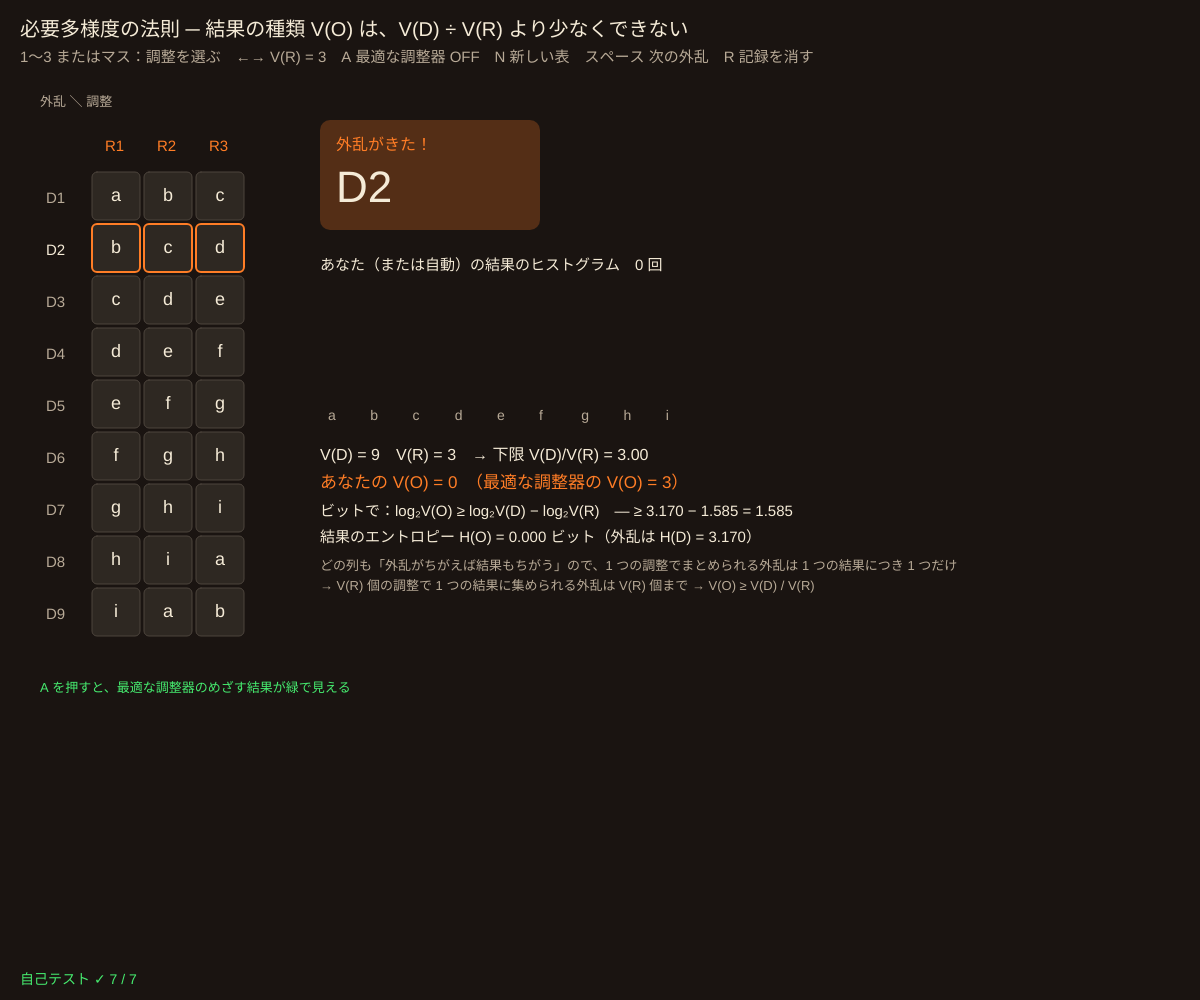
Frame 1 (no input)
Frame 60 (no input): identical to frame 1, image omitted
Frame 120 (the mouse pressed at the canvas centre since frame 60): identical to frame 1, image omitted

The p5.js sketch that drew this single still picture (run headless with seeded random() and noise() and a simulated clock; from frame 60 on, the mouse is pressed at the canvas centre):

// p5.js sketch
// ── sketch.js
// ============================================
// 05 必要多様度の法則（アシュビー 1956）
// 外乱 D がやってくる → あなたが調整 R を選ぶ → 表から結果 O が決まる。結果の種類をできるだけ少なく（一定に）保とう
// でも結果の種類 V(O) は V(D) ÷ V(R) より少なくできない。「多様性をおさえられるのは多様性だけ」
// 1〜9 またはマスをクリック = 調整を選ぶ / ←→ = 調整の種類 V(R) / A = 最適な調整器が自動で / N = 新しい表 / スペース = 次の外乱 / R = 記録を消す
// ============================================

const ND = 9;                         // 外乱の種類 V(D)
const VR_LIST = [1, 2, 3, 9];         // ★ 選べる調整の種類 V(R)
const LETTERS = 'abcdefghi';
let vrI = 2, table, labels, curD = 0, tally, rounds = 0, autoPlay = false, autoT = 0, best, lastO = -1, rng, tableSeed = 0;

function setup() {
  createCanvas(windowWidth, windowHeight);
  colorMode(HSB, 360, 100, 100, 100);
  selfTest();
  rng = makeRng(51);
  newTable(0);
}
// 表 T[d][r] = 結果。どの列（1 つの調整）も、外乱がちがえば結果もちがう（列は 0〜8 の並べかえ）
function makeTable(sd) {
  let t = [], shifts = [0, 1, 2, 5, 7, 3, 8, 4, 6];
  if (sd === 0) { for (let d = 0; d < ND; d++) t.push(shifts.map((k) => (d + k) % ND)); return t; }
  let r = makeRng(sd), cols = [];
  for (let c = 0; c < 9; c++) { let p = [...Array(ND).keys()]; for (let i = ND - 1; i > 0; i--) { let j = Math.floor(r() * (i + 1)); [p[i], p[j]] = [p[j], p[i]]; } cols.push(p); }
  for (let d = 0; d < ND; d++) t.push(cols.map((p) => p[d]));
  return t;
}
function newTable(sd) {
  tableSeed = sd; table = makeTable(sd); labels = LETTERS.split('');
  resetTally();
}
function resetTally() { tally = new Array(ND).fill(0); rounds = 0; lastO = -1; best = bestRegulator(table, VR_LIST[vrI]); curD = Math.floor(rng() * ND); }

// ---- 最適な調整器：結果の集合 O' を小さい順にさがし、「どの外乱にも O' に入る調整がある」最小の O' を見つける
function bestRegulator(T, vr) {
  for (let size = 1; size <= ND; size++) {
    for (let m = 1; m < 1 << ND; m++) {
      if (popcount(m) !== size) continue;
      let map = [];
      for (let d = 0; d < ND; d++) { let r = -1; for (let c = 0; c < vr; c++) if (m & (1 << T[d][c])) { r = c; break; } if (r < 0) { map = null; break; } map.push(r); }
      if (map) return { V: size, set: m, map };
    }
  }
  return null;
}
function popcount(m) { let n = 0; while (m) { n += m & 1; m >>= 1; } return n; }
// 多様度とエントロピー（ビット）
function varietyOf(counts) { return counts.filter((c) => c > 0).length; }
function entropyBits(counts) { let n = counts.reduce((a, b) => a + b, 0), h = 0; for (let c of counts) if (c > 0) h -= (c / n) * Math.log2(c / n); return n ? h : 0; }

function choose(r) {
  if (r < 0 || r >= VR_LIST[vrI]) return;
  lastO = table[curD][r]; tally[lastO]++; rounds++;
  curD = Math.floor(rng() * ND);
}

function draw() {
  background(24, 35, 10);
  let vr = VR_LIST[vrI];
  if (autoPlay) { autoT += deltaTime / 1000; if (autoT > 0.25) { autoT = 0; choose(best.map[curD]); } }

  say('必要多様度の法則 ─ 結果の種類 V(O) は、V(D) ÷ V(R) より少なくできない', 20, 36, 20);
  say('1〜' + vr + ' またはマス：調整を選ぶ　←→ V(R) = ' + vr + '　A 最適な調整器 ' + (autoPlay ? 'ON' : 'OFF') + '　N 新しい表　スペース 次の外乱　R 記録を消す', 20, 62, 15, C_SUB);

  // ---- 結果の表
  let tx = 40, ty = 120, cs = Math.min(54, (height - 220) / 10, (width * 0.5 - 80) / 10);
  say('外乱 ＼ 調整', tx, ty - 14, 13, C_SUB);
  for (let c = 0; c < vr; c++) say('R' + (c + 1), tx + (c + 1) * cs + cs * 0.25, ty + cs * 0.6, 15, C_TUBE);
  for (let d = 0; d < ND; d++) {
    let y = ty + (d + 1) * cs, isCur = d === curD;
    say('D' + (d + 1), tx + 6, y + cs * 0.6, 15, isCur ? C_TXT : C_SUB);
    for (let c = 0; c < vr; c++) {
      let o = table[d][c], inBest = autoPlay && best && best.set & (1 << o), pick = best && best.map[d] === c;
      stroke(isCur ? col(C_TUBE) : color(30, 20, 30)); strokeWeight(isCur ? 2 : 1);
      fill(inBest ? color(135, 50, 30) : color(28, 25, 18)); rect(tx + (c + 1) * cs, y, cs - 4, cs - 4, 5);
      noStroke(); fill(col(pick && autoPlay ? C_TUBE : C_TXT)); textSize(18); textAlign(CENTER, CENTER); text(labels[o], tx + (c + 1.5) * cs - 2, y + cs / 2 - 2); textAlign(LEFT, BASELINE);
    }
  }
  say(autoPlay ? '緑のマス = 最適な調整器がめざす結果（' + best.V + ' 種類）' : 'A を押すと、最適な調整器のめざす結果が緑で見える', tx, ty + 11 * cs, 13, C_SCOPE);
  // 今の外乱
  let cx = tx + Math.max(vr + 2, 5) * cs + 20, cy = ty;
  noStroke(); fill(col(C_TUBE, 25)); rect(cx, cy, 220, 110, 10);
  say('外乱がきた！', cx + 16, cy + 30, 16, C_TUBE);
  say('D' + (curD + 1), cx + 16, cy + 82, 44);
  if (lastO >= 0) say('前の結果：' + labels[lastO], cx + 110, cy + 82, 18, C_SCOPE);

  // ---- 記録と法則
  let hx = cx, hy = cy + 150, bw = Math.min(380, width - hx - 30);
  say('あなた（または自動）の結果のヒストグラム　' + rounds + ' 回', hx, hy, 15);
  let mx = Math.max(1, ...tally);
  for (let o = 0; o < ND; o++) { noStroke(); fill(col(C_SCOPE, 70)); rect(hx + o * (bw / ND), hy + 130 - (110 * tally[o]) / mx, bw / ND - 4, (110 * tally[o]) / mx); say(labels[o], hx + o * (bw / ND) + 8, hy + 150, 14, C_SUB); }
  let vo = varietyOf(tally), ho = entropyBits(tally), ly = hy + 190;
  say('V(D) = ' + ND + '　V(R) = ' + vr + '　→ 下限 V(D)/V(R) = ' + (ND / vr).toFixed(2), hx, ly, 16);
  say('あなたの V(O) = ' + vo + '　（最適な調整器の V(O) = ' + best.V + '）', hx, ly + 28, 17, vo <= best.V && rounds > 0 ? C_SCOPE : C_TUBE);
  say('ビットで：log₂V(O) ≥ log₂V(D) − log₂V(R)　' + (vo ? Math.log2(vo).toFixed(3) : '—') + ' ≥ ' + Math.log2(ND).toFixed(3) + ' − ' + Math.log2(vr).toFixed(3) + ' = ' + (Math.log2(ND) - Math.log2(vr)).toFixed(3), hx, ly + 56, 15);
  say('結果のエントロピー H(O) = ' + ho.toFixed(3) + ' ビット（外乱は H(D) = ' + Math.log2(ND).toFixed(3) + '）', hx, ly + 82, 15);
  say('どの列も「外乱がちがえば結果もちがう」ので、1 つの調整でまとめられる外乱は 1 つの結果につき 1 つだけ', hx, ly + 110, 13, C_SUB);
  say('→ V(R) 個の調整で 1 つの結果に集められる外乱は V(R) 個まで → V(O) ≥ V(D) / V(R)', hx, ly + 130, 13, C_SUB);
  drawSelfTest();
}

function mousePressed() {
  let tx = 40, ty = 120, cs = Math.min(54, (height - 220) / 10, (width * 0.5 - 80) / 10);
  let c = Math.floor((mouseX - tx) / cs) - 1, d = Math.floor((mouseY - ty) / cs) - 1;
  if (d === curD) choose(c);
}
function keyPressed() {
  let n = parseInt(key);
  if (n >= 1 && n <= 9) choose(n - 1);
  if (key === RIGHT_ARROW) { vrI = (vrI + 1) % VR_LIST.length; resetTally(); }
  if (key === LEFT_ARROW) { vrI = (vrI + VR_LIST.length - 1) % VR_LIST.length; resetTally(); }
  if (key === 'a' || key === 'A') autoPlay = !autoPlay;
  if (key === 'n' || key === 'N') newTable(tableSeed + 1);
  if (key === ' ') curD = Math.floor(rng() * ND);
  if (key === 'r' || key === 'R') resetTally();
}

// ---- 自己テスト
function isPermCols(T, vr) { for (let c = 0; c < vr; c++) { let seen = new Set(T.map((r) => r[c])); if (seen.size !== ND) return false; } return true; }
function selfTest() {
  selfTestResults = [];
  let T = makeTable(0), ok = true;
  for (let s = 1; s <= 30; s++) if (!isPermCols(makeTable(s), 9)) ok = false;
  check('前提：どの表のどの列も 0〜8 の並べかえ（同じ調整で 2 つの外乱が同じ結果にならない）', ok && isPermCols(T, 9));
  let res = VR_LIST.map((vr) => bestRegulator(T, vr).V);
  check('この表の最小の V(O)：V(R) = 1, 2, 3, 9 で ' + res.join(', ') + '（下限 ⌈9/V(R)⌉ = 9, 5, 3, 1 と一致）', res.join() === '9,5,3,1');
  let law = true;
  for (let s = 1; s <= 30; s++) for (let vr of VR_LIST) if (bestRegulator(makeTable(s), vr).V < Math.ceil(ND / vr)) law = false;
  check('ランダムな表 30 個 × V(R) 4 通り：最適でも V(O) ≥ V(D)/V(R)（法則が破れない）', law);
  let b = bestRegulator(T, 3), cnt = new Array(ND).fill(0);
  for (let d = 0; d < ND; d++) cnt[T[d][b.map[d]]]++;
  check('最適な調整器の地図で 9 つの外乱を 1 回ずつ → 結果は ' + varietyOf(cnt) + ' 種類 = 探した最小', varietyOf(cnt) === b.V);
  check('H(O) = ' + entropyBits(cnt).toFixed(4) + ' = H(D) − log₂V(R) = log₂9 − log₂3（等号）', near(entropyBits(cnt), Math.log2(9) - Math.log2(3), 1e-12));
  let flat = []; for (let d = 0; d < ND; d++) flat.push([0, 0, 0]);
  check('前提をくずす（全部の結果が a）と V(O) = 1 < 9/3：法則は「列が並べかえ」のときの話', bestRegulator(flat, 3).V === 1);
  check('エントロピー：同じ結果ばかり = 0 ビット、9 種類が同じ数 = log₂9', near(entropyBits([5, 0, 0]), 0) && near(entropyBits(new Array(9).fill(2)), Math.log2(9), 1e-12));
  reportSelfTest();
}

// ---------- やってみよう ----------
// 1. V(R) = 3 で 30 回やってみよう。結果を 3 種類だけにおさえられた？ 最適な調整器（A）と比べよう
// 2. ←→ で V(R) = 1 にすると？ 何もできない調整器は、外乱をそのまま結果に通してしまう
// 3. V(R) = 2 では、どうがんばっても 5 種類より少なくできない。なぜ 4.5 ではなく 5？
// 4. N で表を変えると、最適な V(O) はどう変わる？ 法則の下限より多くなる表はある？
// 5. 自分の生活で「外乱」「調整」「結果」を考えよう（天気と服、体温と汗、クラスと先生…）


// ==================================================
// ここから下は「サイバネティクスの道具」（中身は読まなくても OK。消さないでね）
// ==================================================
function clampv(v, a, b) { return v < a ? a : v > b ? b : v; }
function fin(v, d) { return Number.isFinite(v) ? v : d; }        // NaN・Infinity なら d にもどす
// 決まった種（seed）から毎回同じ乱数列（0〜1）を出す。自己テストをいつも同じにするため
function makeRng(seed) {
  let a = seed >>> 0;
  return () => { a = (a + 0x6d2b79f5) >>> 0; let t = a; t = Math.imul(t ^ (t >>> 15), t | 1); t ^= t + Math.imul(t ^ (t >>> 7), t | 61); return ((t ^ (t >>> 14)) >>> 0) / 4294967296; };
}

// ---- 画面の道具（色は [色相, 彩度, 明るさ] の配列）
const C_TXT = [40, 12, 96], C_SUB = [35, 18, 72], C_SCOPE = [135, 70, 92], C_TUBE = [24, 85, 100], C_BRASS = [42, 55, 88], C_ALARM = [0, 80, 100];
function col(c, a) { return color(c[0], c[1], c[2], a === undefined ? 100 : a); }
function say(s, x, y, size, c) { noStroke(); fill(col(c || C_TXT)); textSize(size || 15); text(s, x, y); }
// オシロスコープ風の枠
function plotFrame(x, y, w, h, title) {
  noStroke(); fill(130, 40, 6, 90); rect(x, y, w, h, 6);
  stroke(130, 40, 40, 40); strokeWeight(1);
  for (let k = 1; k < 4; k++) line(x, y + (h * k) / 4, x + w, y + (h * k) / 4);
  noFill(); stroke(C_BRASS[0], C_BRASS[1], 60); rect(x, y, w, h, 6);
  if (title) say(title, x + 8, y + 18, 13, C_SUB);
}
// arr の値を lo〜hi の範囲で、枠 (x, y, w, h) に折れ線で描く（n = 横に並べる点の数）
function plotLine(arr, x, y, w, h, lo, hi, c, n, wt) {
  if (!arr || arr.length < 2) return;
  n = n || arr.length;
  stroke(col(c)); strokeWeight(wt || 2); noFill();
  beginShape();
  for (let i = 0; i < arr.length; i++) vertex(x + (i / (n - 1)) * w, y + h - clampv((fin(arr[i], lo) - lo) / (hi - lo), 0, 1) * h);
  endShape();
}
function hLine(v, x, y, w, h, lo, hi, c) {   // グラフの中の水平線（目標値など）
  let yy = y + h - clampv((v - lo) / (hi - lo), 0, 1) * h;
  stroke(col(c, 70)); strokeWeight(1); drawingContext.setLineDash([6, 5]); line(x, yy, x + w, yy); drawingContext.setLineDash([]);
}
// ブロック図の箱（名前と今の値）
function blockBox(x, y, w, h, name, val, c) {
  stroke(col(c || C_BRASS)); strokeWeight(2); fill(25, 40, 16); rect(x, y, w, h, 8);
  noStroke(); fill(col(C_TXT)); textAlign(CENTER, CENTER); textSize(15); text(name, x + w / 2, y + h / 2 - (val === undefined ? 0 : 10));
  if (val !== undefined) { fill(col(c || C_TUBE)); textSize(14); text(val, x + w / 2, y + h / 2 + 12); }
  textAlign(LEFT, BASELINE);
}
// 信号の矢印：点が流れて「ループを回る」ようすを見せる（phase = 0〜1）
function flowArrow(x1, y1, x2, y2, c, phase, label) {
  stroke(col(c)); strokeWeight(2); line(x1, y1, x2, y2);
  let a = Math.atan2(y2 - y1, x2 - x1);
  noStroke(); fill(col(c)); triangle(x2, y2, x2 - 11 * Math.cos(a - 0.4), y2 - 11 * Math.sin(a - 0.4), x2 - 11 * Math.cos(a + 0.4), y2 - 11 * Math.sin(a + 0.4));
  for (let k = 0; k < 3; k++) { let f = (phase + k / 3) % 1; circle(x1 + (x2 - x1) * f, y1 + (y2 - y1) * f, 6); }
  if (label) { fill(col(C_SUB)); textSize(13); text(label, (x1 + x2) / 2 + 6, (y1 + y2) / 2 - 6); }
}

// ---- 自己テストの道具
let selfTestResults = [];
function check(name, cond) { selfTestResults.push({ name, ok: !!cond }); }
function near(a, b, tol) { return Number.isFinite(a) && Math.abs(a - b) <= (tol === undefined ? 1e-9 : tol); }
function reportSelfTest() { for (let r of selfTestResults) (r.ok ? console.log : console.error)((r.ok ? '✓ ' : '✗ ') + r.name); }
function selfTestLine() { let n = selfTestResults.filter((r) => r.ok).length; return '自己テスト ' + (n === selfTestResults.length ? '✓ ' : '✗ ') + n + ' / ' + selfTestResults.length; }
function drawSelfTest() { say(selfTestLine(), 20, height - 16, 14, selfTestResults.every((r) => r.ok) ? C_SCOPE : C_ALARM); }
